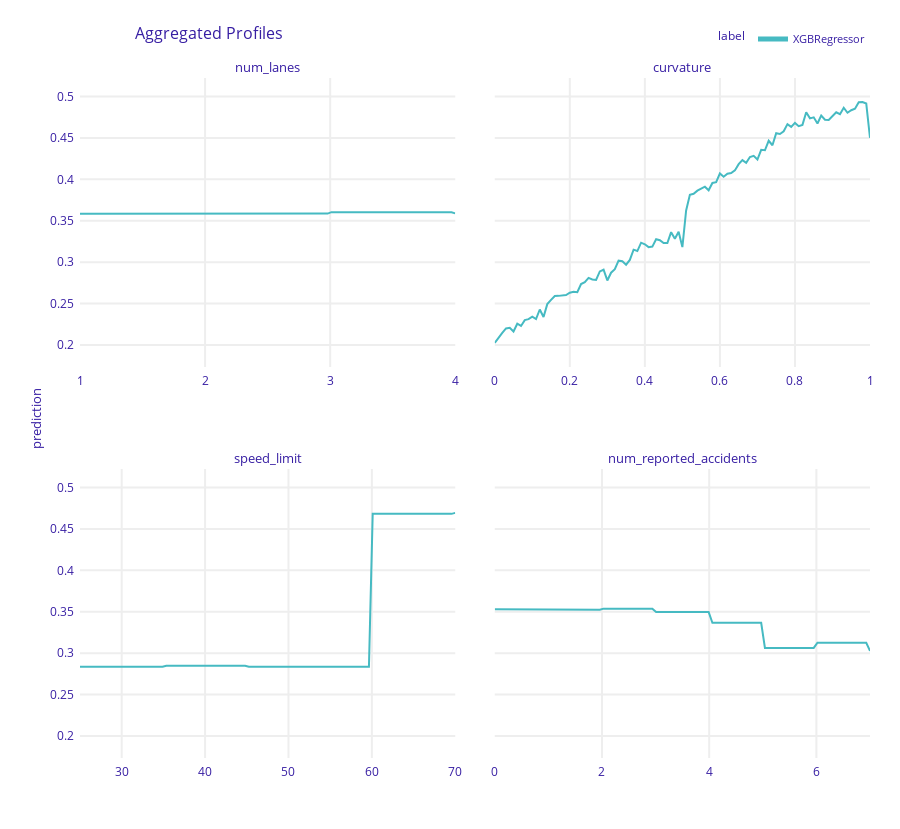

Notebook source saved alongside this figure:
### Code cell
mp = exp.model_profile()
mp.plot()

### Figure 1 — Plotly figure (JSON) as saved in the notebook; plotly's stock layout.template omitted (floating-point values rounded to 4 significant figures; data arrays with more than 128 entries replaced by an {"elided": "..."} marker saying what was removed)
{"data": [{"customdata": {"elided": "101x3 mixed values"}, "hovertemplate": "<b>%{hovertext}</b><br><br>prediction=%{y:.3f}<br>mean_prediction=%{customdata[0]:.3f}<extra></extra>", "hovertext": ["XGBRegressor", "XGBRegressor", "XGBRegressor", "XGBRegressor", "XGBRegressor", "XGBRegressor", "XGBRegressor", "XGBRegressor", "XGBRegressor", "XGBRegressor", "XGBRegressor", "XGBRegressor", "XGBRegressor", "XGBRegressor", "XGBRegressor", "XGBRegressor", "XGBRegressor", "XGBRegressor", "XGBRegressor", "XGBRegressor", "XGBRegressor", "XGBRegressor", "XGBRegressor", "XGBRegressor", "XGBRegressor", "XGBRegressor", "XGBRegressor", "XGBRegressor", "XGBRegressor", "XGBRegressor", "XGBRegressor", "XGBRegressor", "XGBRegressor", "XGBRegressor", "XGBRegressor", "XGBRegressor", "XGBRegressor", "XGBRegressor", "XGBRegressor", "XGBRegressor", "XGBRegressor", "XGBRegressor", "XGBRegressor", "XGBRegressor", "XGBRegressor", "XGBRegressor", "XGBRegressor", "XGBRegressor", "XGBRegressor", "XGBRegressor", "XGBRegressor", "XGBRegressor", "XGBRegressor", "XGBRegressor", "XGBRegressor", "XGBRegressor", "XGBRegressor", "XGBRegressor", "XGBRegressor", "XGBRegressor", "XGBRegressor", "XGBRegressor", "XGBRegressor", "XGBRegressor", "XGBRegressor", "XGBRegressor", "XGBRegressor", "XGBRegressor", "XGBRegressor", "XGBRegressor", "XGBRegressor", "XGBRegressor", "XGBRegressor", "XGBRegressor", "XGBRegressor", "XGBRegressor", "XGBRegressor", "XGBRegressor", "XGBRegressor", "XGBRegressor", "XGBRegressor", "XGBRegressor", "XGBRegressor", "XGBRegressor", "XGBRegressor", "XGBRegressor", "XGBRegressor", "XGBRegressor", "XGBRegressor", "XGBRegressor", "XGBRegressor", "XGBRegressor", "XGBRegressor", "XGBRegressor", "XGBRegressor", "XGBRegressor", "XGBRegressor", "XGBRegressor", "XGBRegressor", "XGBRegressor", "XGBRegressor"], "legendgroup": "XGBRegressor", "line": {"color": "#46bac2", "dash": "solid", "width": 2}, "marker": {"symbol": "circle"}, "mode": "lines", "name": "XGBRegressor", "opacity": 1, "orientation": "v", "showlegend": true, "type": "scatter", "x": [1, 1.03, 1.06, 1.09, 1.12, 1.15, 1.18, 1.21, 1.24, 1.27, 1.3, 1.33, 1.36, 1.39, 1.42, 1.45, 1.48, 1.51, 1.54, 1.57, 1.6, 1.63, 1.66, 1.69, 1.72, 1.75, 1.78, 1.81, 1.84, 1.87, 1.9, 1.93, 1.96, 1.99, 2.02, 2.05, 2.08, 2.11, 2.14, 2.17, 2.2, 2.23, 2.26, 2.29, 2.32, 2.35, 2.38, 2.41, 2.44, 2.47, 2.5, 2.53, 2.56, 2.59, 2.62, 2.65, 2.68, 2.71, 2.74, 2.77, 2.8, 2.83, 2.86, 2.89, 2.92, 2.95, 2.98, 3.01, 3.04, 3.07, 3.1, 3.13, 3.16, 3.19, 3.22, 3.25, 3.28, 3.31, 3.34, 3.37, 3.4, 3.43, 3.46, 3.49, 3.52, 3.55, 3.58, 3.61, 3.64, 3.67, 3.7, 3.73, 3.76, 3.79, 3.82, 3.85, 3.88, 3.91, 3.94, 3.97, 4], "xaxis": "x3", "y": [0.3585, 0.3585, 0.3585, 0.3585, 0.3585, 0.3585, 0.3585, 0.3585, 0.3585, 0.3585, 0.3585, 0.3585, 0.3585, 0.3585, 0.3585, 0.3585, 0.3585, 0.3585, 0.3585, 0.3585, 0.3585, 0.3585, 0.3585, 0.3585, 0.3585, 0.3585, 0.3585, 0.3585, 0.3585, 0.3585, 0.3585, 0.3585, 0.3585, 0.3585, 0.3587, 0.3587, 0.3587, 0.3587, 0.3587, 0.3587, 0.3587, 0.3587, 0.3587, 0.3587, 0.3587, 0.3587, 0.3587, 0.3587, 0.3587, 0.3587, 0.3587, 0.3587, 0.3587, 0.3587, 0.3587, 0.3587, 0.3587, 0.3587, 0.3587, 0.3587, 0.3587, 0.3587, 0.3587, 0.3587, 0.3587, 0.3587, 0.3587, 0.3604, 0.3604, 0.3604, 0.3604, 0.3604, 0.3604, 0.3604, 0.3604, 0.3604, 0.3604, 0.3604, 0.3604, 0.3604, 0.3604, 0.3604, 0.3604, 0.3604, 0.3604, 0.3604, 0.3604, 0.3604, 0.3604, 0.3604, 0.3604, 0.3604, 0.3604, 0.3604, 0.3604, 0.3604, 0.3604, 0.3604, 0.3604, 0.3604, 0.3589], "yaxis": "y3"}, {"customdata": {"elided": "101x3 mixed values"}, "hovertemplate": "<b>%{hovertext}</b><br><br>prediction=%{y:.3f}<br>mean_prediction=%{customdata[0]:.3f}<extra></extra>", "hovertext": ["XGBRegressor", "XGBRegressor", "XGBRegressor", "XGBRegressor", "XGBRegressor", "XGBRegressor", "XGBRegressor", "XGBRegressor", "XGBRegressor", "XGBRegressor", "XGBRegressor", "XGBRegressor", "XGBRegressor", "XGBRegressor", "XGBRegressor", "XGBRegressor", "XGBRegressor", "XGBRegressor", "XGBRegressor", "XGBRegressor", "XGBRegressor", "XGBRegressor", "XGBRegressor", "XGBRegressor", "XGBRegressor", "XGBRegressor", "XGBRegressor", "XGBRegressor", "XGBRegressor", "XGBRegressor", "XGBRegressor", "XGBRegressor", "XGBRegressor", "XGBRegressor", "XGBRegressor", "XGBRegressor", "XGBRegressor", "XGBRegressor", "XGBRegressor", "XGBRegressor", "XGBRegressor", "XGBRegressor", "XGBRegressor", "XGBRegressor", "XGBRegressor", "XGBRegressor", "XGBRegressor", "XGBRegressor", "XGBRegressor", "XGBRegressor", "XGBRegressor", "XGBRegressor", "XGBRegressor", "XGBRegressor", "XGBRegressor", "XGBRegressor", "XGBRegressor", "XGBRegressor", "XGBRegressor", "XGBRegressor", "XGBRegressor", "XGBRegressor", "XGBRegressor", "XGBRegressor", "XGBRegressor", "XGBRegressor", "XGBRegressor", "XGBRegressor", "XGBRegressor", "XGBRegressor", "XGBRegressor", "XGBRegressor", "XGBRegressor", "XGBRegressor", "XGBRegressor", "XGBRegressor", "XGBRegressor", "XGBRegressor", "XGBRegressor", "XGBRegressor", "XGBRegressor", "XGBRegressor", "XGBRegressor", "XGBRegressor", "XGBRegressor", "XGBRegressor", "XGBRegressor", "XGBRegressor", "XGBRegressor", "XGBRegressor", "XGBRegressor", "XGBRegressor", "XGBRegressor", "XGBRegressor", "XGBRegressor", "XGBRegressor", "XGBRegressor", "XGBRegressor", "XGBRegressor", "XGBRegressor", "XGBRegressor"], "legendgroup": "XGBRegressor", "line": {"color": "#46bac2", "dash": "solid", "width": 2}, "marker": {"symbol": "circle"}, "mode": "lines", "name": "XGBRegressor", "opacity": 1, "orientation": "v", "showlegend": false, "type": "scatter", "x": [0, 0.01, 0.02, 0.03, 0.04, 0.05, 0.06, 0.07, 0.08, 0.09, 0.1, 0.11, 0.12, 0.13, 0.14, 0.15, 0.16, 0.17, 0.18, 0.19, 0.2, 0.21, 0.22, 0.23, 0.24, 0.25, 0.26, 0.27, 0.28, 0.29, 0.3, 0.31, 0.32, 0.33, 0.34, 0.35, 0.36, 0.37, 0.38, 0.39, 0.4, 0.41, 0.42, 0.43, 0.44, 0.45, 0.46, 0.47, 0.48, 0.49, 0.5, 0.51, 0.52, 0.53, 0.54, 0.55, 0.56, 0.57, 0.58, 0.59, 0.6, 0.61, 0.62, 0.63, 0.64, 0.65, 0.66, 0.67, 0.68, 0.69, 0.7, 0.71, 0.72, 0.73, 0.74, 0.75, 0.76, 0.77, 0.78, 0.79, 0.8, 0.81, 0.82, 0.83, 0.84, 0.85, 0.86, 0.87, 0.88, 0.89, 0.9, 0.91, 0.92, 0.93, 0.94, 0.95, 0.96, 0.97, 0.98, 0.99, 1], "xaxis": "x4", "y": [0.2025, 0.209, 0.2146, 0.22, 0.2209, 0.2163, 0.2257, 0.223, 0.23, 0.2313, 0.2342, 0.2313, 0.2429, 0.2338, 0.2494, 0.2545, 0.2592, 0.2593, 0.2596, 0.2604, 0.2631, 0.2642, 0.2637, 0.2737, 0.2759, 0.281, 0.2791, 0.2785, 0.2888, 0.2909, 0.278, 0.2873, 0.2914, 0.3018, 0.3011, 0.297, 0.3027, 0.3151, 0.3135, 0.3235, 0.3216, 0.3181, 0.3188, 0.3278, 0.3265, 0.3231, 0.3232, 0.3362, 0.3282, 0.3366, 0.3182, 0.3625, 0.3814, 0.3825, 0.3864, 0.3883, 0.3911, 0.3868, 0.3956, 0.3967, 0.4072, 0.4032, 0.4068, 0.4076, 0.4108, 0.4183, 0.4231, 0.42, 0.4269, 0.4284, 0.424, 0.4356, 0.4351, 0.4466, 0.4411, 0.4556, 0.4548, 0.4581, 0.4667, 0.4634, 0.4681, 0.4642, 0.4658, 0.481, 0.4736, 0.4749, 0.4675, 0.477, 0.472, 0.4716, 0.4765, 0.4809, 0.4787, 0.4865, 0.4804, 0.4834, 0.4852, 0.493, 0.4933, 0.4915, 0.4501], "yaxis": "y4"}, {"customdata": {"elided": "101x3 mixed values"}, "hovertemplate": "<b>%{hovertext}</b><br><br>prediction=%{y:.3f}<br>mean_prediction=%{customdata[0]:.3f}<extra></extra>", "hovertext": ["XGBRegressor", "XGBRegressor", "XGBRegressor", "XGBRegressor", "XGBRegressor", "XGBRegressor", "XGBRegressor", "XGBRegressor", "XGBRegressor", "XGBRegressor", "XGBRegressor", "XGBRegressor", "XGBRegressor", "XGBRegressor", "XGBRegressor", "XGBRegressor", "XGBRegressor", "XGBRegressor", "XGBRegressor", "XGBRegressor", "XGBRegressor", "XGBRegressor", "XGBRegressor", "XGBRegressor", "XGBRegressor", "XGBRegressor", "XGBRegressor", "XGBRegressor", "XGBRegressor", "XGBRegressor", "XGBRegressor", "XGBRegressor", "XGBRegressor", "XGBRegressor", "XGBRegressor", "XGBRegressor", "XGBRegressor", "XGBRegressor", "XGBRegressor", "XGBRegressor", "XGBRegressor", "XGBRegressor", "XGBRegressor", "XGBRegressor", "XGBRegressor", "XGBRegressor", "XGBRegressor", "XGBRegressor", "XGBRegressor", "XGBRegressor", "XGBRegressor", "XGBRegressor", "XGBRegressor", "XGBRegressor", "XGBRegressor", "XGBRegressor", "XGBRegressor", "XGBRegressor", "XGBRegressor", "XGBRegressor", "XGBRegressor", "XGBRegressor", "XGBRegressor", "XGBRegressor", "XGBRegressor", "XGBRegressor", "XGBRegressor", "XGBRegressor", "XGBRegressor", "XGBRegressor", "XGBRegressor", "XGBRegressor", "XGBRegressor", "XGBRegressor", "XGBRegressor", "XGBRegressor", "XGBRegressor", "XGBRegressor", "XGBRegressor", "XGBRegressor", "XGBRegressor", "XGBRegressor", "XGBRegressor", "XGBRegressor", "XGBRegressor", "XGBRegressor", "XGBRegressor", "XGBRegressor", "XGBRegressor", "XGBRegressor", "XGBRegressor", "XGBRegressor", "XGBRegressor", "XGBRegressor", "XGBRegressor", "XGBRegressor", "XGBRegressor", "XGBRegressor", "XGBRegressor", "XGBRegressor", "XGBRegressor"], "legendgroup": "XGBRegressor", "line": {"color": "#46bac2", "dash": "solid", "width": 2}, "marker": {"symbol": "circle"}, "mode": "lines", "name": "XGBRegressor", "opacity": 1, "orientation": "v", "showlegend": false, "type": "scatter", "x": [25, 25.45, 25.9, 26.35, 26.8, 27.25, 27.7, 28.15, 28.6, 29.05, 29.5, 29.95, 30.4, 30.85, 31.3, 31.75, 32.2, 32.65, 33.1, 33.55, 34, 34.45, 34.9, 35.35, 35.8, 36.25, 36.7, 37.15, 37.6, 38.05, 38.5, 38.95, 39.4, 39.85, 40.3, 40.75, 41.2, 41.65, 42.1, 42.55, 43, 43.45, 43.9, 44.35, 44.8, 45.25, 45.7, 46.15, 46.6, 47.05, 47.5, 47.95, 48.4, 48.85, 49.3, 49.75, 50.2, 50.65, 51.1, 51.55, 52, 52.45, 52.9, 53.35, 53.8, 54.25, 54.7, 55.15, 55.6, 56.05, 56.5, 56.95, 57.4, 57.85, 58.3, 58.75, 59.2, 59.65, 60.1, 60.55, 61, 61.45, 61.9, 62.35, 62.8, 63.25, 63.7, 64.15, 64.6, 65.05, 65.5, 65.95, 66.4, 66.85, 67.3, 67.75, 68.2, 68.65, 69.1, 69.55, 70], "xaxis": "x", "y": [0.2835, 0.2835, 0.2835, 0.2835, 0.2835, 0.2835, 0.2835, 0.2835, 0.2835, 0.2835, 0.2835, 0.2835, 0.2835, 0.2835, 0.2835, 0.2835, 0.2835, 0.2835, 0.2835, 0.2835, 0.2835, 0.2835, 0.2835, 0.2849, 0.2849, 0.2849, 0.2849, 0.2849, 0.2849, 0.2849, 0.2849, 0.2849, 0.2849, 0.2849, 0.2849, 0.2849, 0.2849, 0.2849, 0.2849, 0.2849, 0.2849, 0.2849, 0.2849, 0.2849, 0.2849, 0.2836, 0.2836, 0.2836, 0.2836, 0.2836, 0.2836, 0.2836, 0.2836, 0.2836, 0.2836, 0.2836, 0.2836, 0.2836, 0.2836, 0.2836, 0.2836, 0.2836, 0.2836, 0.2836, 0.2836, 0.2836, 0.2836, 0.2836, 0.2836, 0.2836, 0.2836, 0.2836, 0.2836, 0.2836, 0.2836, 0.2836, 0.2836, 0.2836, 0.4682, 0.4682, 0.4682, 0.4682, 0.4682, 0.4682, 0.4682, 0.4682, 0.4682, 0.4682, 0.4682, 0.4682, 0.4682, 0.4682, 0.4682, 0.4682, 0.4682, 0.4682, 0.4682, 0.4682, 0.4682, 0.4682, 0.4694], "yaxis": "y"}, {"customdata": {"elided": "101x3 mixed values"}, "hovertemplate": "<b>%{hovertext}</b><br><br>prediction=%{y:.3f}<br>mean_prediction=%{customdata[0]:.3f}<extra></extra>", "hovertext": ["XGBRegressor", "XGBRegressor", "XGBRegressor", "XGBRegressor", "XGBRegressor", "XGBRegressor", "XGBRegressor", "XGBRegressor", "XGBRegressor", "XGBRegressor", "XGBRegressor", "XGBRegressor", "XGBRegressor", "XGBRegressor", "XGBRegressor", "XGBRegressor", "XGBRegressor", "XGBRegressor", "XGBRegressor", "XGBRegressor", "XGBRegressor", "XGBRegressor", "XGBRegressor", "XGBRegressor", "XGBRegressor", "XGBRegressor", "XGBRegressor", "XGBRegressor", "XGBRegressor", "XGBRegressor", "XGBRegressor", "XGBRegressor", "XGBRegressor", "XGBRegressor", "XGBRegressor", "XGBRegressor", "XGBRegressor", "XGBRegressor", "XGBRegressor", "XGBRegressor", "XGBRegressor", "XGBRegressor", "XGBRegressor", "XGBRegressor", "XGBRegressor", "XGBRegressor", "XGBRegressor", "XGBRegressor", "XGBRegressor", "XGBRegressor", "XGBRegressor", "XGBRegressor", "XGBRegressor", "XGBRegressor", "XGBRegressor", "XGBRegressor", "XGBRegressor", "XGBRegressor", "XGBRegressor", "XGBRegressor", "XGBRegressor", "XGBRegressor", "XGBRegressor", "XGBRegressor", "XGBRegressor", "XGBRegressor", "XGBRegressor", "XGBRegressor", "XGBRegressor", "XGBRegressor", "XGBRegressor", "XGBRegressor", "XGBRegressor", "XGBRegressor", "XGBRegressor", "XGBRegressor", "XGBRegressor", "XGBRegressor", "XGBRegressor", "XGBRegressor", "XGBRegressor", "XGBRegressor", "XGBRegressor", "XGBRegressor", "XGBRegressor", "XGBRegressor", "XGBRegressor", "XGBRegressor", "XGBRegressor", "XGBRegressor", "XGBRegressor", "XGBRegressor", "XGBRegressor", "XGBRegressor", "XGBRegressor", "XGBRegressor", "XGBRegressor", "XGBRegressor", "XGBRegressor", "XGBRegressor", "XGBRegressor"], "legendgroup": "XGBRegressor", "line": {"color": "#46bac2", "dash": "solid", "width": 2}, "marker": {"symbol": "circle"}, "mode": "lines", "name": "XGBRegressor", "opacity": 1, "orientation": "v", "showlegend": false, "type": "scatter", "x": [0, 0.07, 0.14, 0.21, 0.28, 0.35, 0.42, 0.49, 0.56, 0.63, 0.7, 0.77, 0.84, 0.91, 0.98, 1.05, 1.12, 1.19, 1.26, 1.33, 1.4, 1.47, 1.54, 1.61, 1.68, 1.75, 1.82, 1.89, 1.96, 2.03, 2.1, 2.17, 2.24, 2.31, 2.38, 2.45, 2.52, 2.59, 2.66, 2.73, 2.8, 2.87, 2.94, 3.01, 3.08, 3.15, 3.22, 3.29, 3.36, 3.43, 3.5, 3.57, 3.64, 3.71, 3.78, 3.85, 3.92, 3.99, 4.06, 4.13, 4.2, 4.27, 4.34, 4.41, 4.48, 4.55, 4.62, 4.69, 4.76, 4.83, 4.9, 4.97, 5.04, 5.11, 5.18, 5.25, 5.32, 5.39, 5.46, 5.53, 5.6, 5.67, 5.74, 5.81, 5.88, 5.95, 6.02, 6.09, 6.16, 6.23, 6.3, 6.37, 6.44, 6.51, 6.58, 6.65, 6.72, 6.79, 6.86, 6.93, 7], "xaxis": "x2", "y": [0.3531, 0.3531, 0.3531, 0.3531, 0.3531, 0.3531, 0.3531, 0.3531, 0.3531, 0.3531, 0.3531, 0.3531, 0.3531, 0.3531, 0.3531, 0.3524, 0.3524, 0.3524, 0.3524, 0.3524, 0.3524, 0.3524, 0.3524, 0.3524, 0.3524, 0.3524, 0.3524, 0.3524, 0.3524, 0.3537, 0.3537, 0.3537, 0.3537, 0.3537, 0.3537, 0.3537, 0.3537, 0.3537, 0.3537, 0.3537, 0.3537, 0.3537, 0.3537, 0.3498, 0.3498, 0.3498, 0.3498, 0.3498, 0.3498, 0.3498, 0.3498, 0.3498, 0.3498, 0.3498, 0.3498, 0.3498, 0.3498, 0.3498, 0.3367, 0.3367, 0.3367, 0.3367, 0.3367, 0.3367, 0.3367, 0.3367, 0.3367, 0.3367, 0.3367, 0.3367, 0.3367, 0.3367, 0.3064, 0.3064, 0.3064, 0.3064, 0.3064, 0.3064, 0.3064, 0.3064, 0.3064, 0.3064, 0.3064, 0.3064, 0.3064, 0.3064, 0.3126, 0.3126, 0.3126, 0.3126, 0.3126, 0.3126, 0.3126, 0.3126, 0.3126, 0.3126, 0.3126, 0.3126, 0.3126, 0.3126, 0.3028], "yaxis": "y2"}], "layout": {"annotations": [{"font": {"size": 13}, "showarrow": false, "text": "speed_limit", "x": 0.2375, "xanchor": "center", "xref": "paper", "y": 0.425, "yanchor": "bottom", "yref": "paper"}, {"font": {"size": 13}, "showarrow": false, "text": "num_reported_accidents", "x": 0.7625, "xanchor": "center", "xref": "paper", "y": 0.425, "yanchor": "bottom", "yref": "paper"}, {"font": {"size": 13}, "showarrow": false, "text": "num_lanes", "x": 0.2375, "xanchor": "center", "xref": "paper", "y": 1, "yanchor": "bottom", "yref": "paper"}, {"font": {"size": 13}, "showarrow": false, "text": "curvature", "x": 0.7625, "xanchor": "center", "xref": "paper", "y": 1, "yanchor": "bottom", "yref": "paper"}, {"font": {"size": 13}, "showarrow": false, "text": "prediction", "textangle": -90, "x": -0.07, "xref": "paper", "y": 0.5, "yref": "paper"}], "font": {"color": "#371ea3"}, "height": 829, "hovermode": "x unified", "legend": {"font": {"size": 11}, "itemsizing": "constant", "orientation": "h", "title": {"font": {"size": 12}, "text": "label"}, "tracegroupgap": 0, "x": 1, "xanchor": "right", "y": 1.036, "yanchor": "bottom"}, "margin": {"b": 71, "r": 30, "t": 78}, "title": {"font": {"size": 16}, "text": "Aggregated Profiles", "x": 0.15}, "xaxis": {"anchor": "y", "automargin": true, "domain": [0, 0.475], "fixedrange": true, "gridwidth": 2, "showticklabels": true, "tickcolor": "white", "ticklen": 3, "ticks": "outside", "title": {"text": ""}, "type": "linear", "zeroline": false}, "xaxis2": {"anchor": "y2", "automargin": true, "domain": [0.525, 1], "fixedrange": true, "gridwidth": 2, "showticklabels": true, "tickcolor": "white", "ticklen": 3, "ticks": "outside", "title": {"text": ""}, "type": "linear", "zeroline": false}, "xaxis3": {"anchor": "y3", "automargin": true, "domain": [0, 0.475], "fixedrange": true, "gridwidth": 2, "showticklabels": true, "tickcolor": "white", "ticklen": 3, "ticks": "outside", "title": {"text": ""}, "type": "linear", "zeroline": false}, "xaxis4": {"anchor": "y4", "automargin": true, "domain": [0.525, 1], "fixedrange": true, "gridwidth": 2, "showticklabels": true, "tickcolor": "white", "ticklen": 3, "ticks": "outside", "title": {"text": ""}, "type": "linear", "zeroline": false}, "yaxis": {"anchor": "x", "automargin": true, "domain": [0, 0.425], "fixedrange": true, "gridwidth": 2, "range": [0.1735, 0.5223], "tickcolor": "white", "ticklen": 3, "ticks": "outside", "title": {"text": ""}, "type": "linear", "zeroline": false}, "yaxis2": {"anchor": "x2", "automargin": true, "domain": [0, 0.425], "fixedrange": true, "gridwidth": 2, "matches": "y", "showticklabels": false, "tickcolor": "white", "ticklen": 3, "ticks": "outside", "title": {"text": ""}, "type": "linear", "zeroline": false}, "yaxis3": {"anchor": "x3", "automargin": true, "domain": [0.575, 1], "fixedrange": true, "gridwidth": 2, "matches": "y", "range": [0.1735, 0.5223], "tickcolor": "white", "ticklen": 3, "ticks": "outside", "title": {"text": ""}, "type": "linear", "zeroline": false}, "yaxis4": {"anchor": "x4", "automargin": true, "domain": [0.575, 1], "fixedrange": true, "gridwidth": 2, "matches": "y", "showticklabels": false, "tickcolor": "white", "ticklen": 3, "ticks": "outside", "title": {"text": ""}, "type": "linear", "zeroline": false}}}
